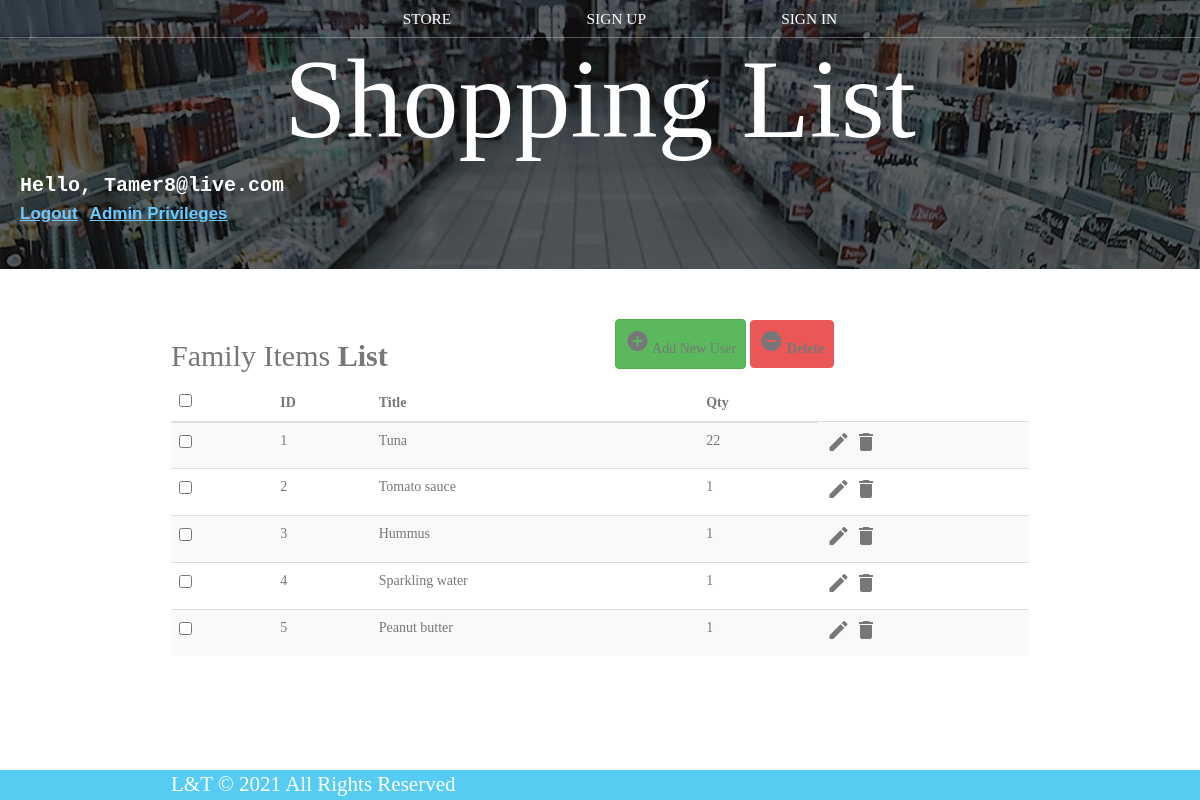
The page /family_items_list.php (signed in) on the database its author committed.
### tables this page shows
CREATE TABLE `family_list` (
  `id` int(11) NOT NULL,
  `title` varchar(100) NOT NULL,
  `qty` int(10) NOT NULL
);

### family_items_list.php (the view, shortened to what this page needs)
<?php
include 'dbConnection.php';
?>
<!DOCTYPE html>
<html lang="en">
<head>
	<link rel="stylesheet" href="https://maxcdn.bootstrapcdn.com/font-awesome/4.7.0/css/font-awesome.min.css">
	<link rel="stylesheet" href="https://maxcdn.bootstrapcdn.com/bootstrap/3.3.7/css/bootstrap.min.css">
	<link rel="stylesheet" href="styles.css" />
</head>
<body>
	<header class="main-header">
		<nav class="main-nav nav">
			<ul>
				<li><a href="index.php">STORE</a></li>
				<li><a href="Sign_up.php">SIGN UP</a></li>
				<li><a href="Sign_in.php">SIGN IN</a></li>
			</ul>
		</nav>
		<h1 class="band-name band-name-large">Shopping List</h1>
		<div id="login">
			<?php
			if (isset($_SESSION['Email'])) {
				print "Hello, " . $_SESSION["Email"];
			?>
				<a href="logout.php"><br>Logout</a>
				<?php
				if (isset($_SESSION["Admin"]))
					if ($_SESSION["Admin"] == 1) {
				?>
					<a href="family-members-control.php">Admin Privileges</a>
				<?php
					} else {
				?>
					<a href="family_request_forum.php">Family Member Request</a>
				<?php
					}
				?>
			<?php
			}
			?>
	</header><br><br>
	<div class="container">
		<div class="table-wrapper">
			<div class="table-title">
				<div class="row">
					<div class="col-sm-6">
						<h2> Family Items <b>List</b></h2>
					</div>
					<div class="col-sm-6">
						<a href="#addEmployeeModal" class="btn btn-success" id="addnew" data-toggle="modal"><i class="material-icons"></i> <span>Add New User</span></a>
						<a href="JavaScript:void(0);" class="btn btn-danger" id="delete_multiple"><i class="material-icons"></i> <span>Delete</span></a>
					</div>
				</div>
			</div>
			<table class="table table-striped table-hover">
				<thead>
					<tr>
						<th>
							<span class="custom-checkbox">
								<input type="checkbox" id="selectAll">
							</span>
						</th>
						<th>ID</th>
						<th>Title</th>
						<th>Qty</th>
					</tr>
				</thead>
				<tbody>
					<?php
					$result = mysqli_query($conn, "SELECT * FROM family_list");
					$i = 1;
					while ($row = mysqli_fetch_array($result)) {
					?>
						<tr id="<?php echo $row["id"]; ?>">
							<td>
								<span class="custom-checkbox">
									<input type="checkbox" class="user_checkbox" data-user-id="<?php echo $row["id"]; ?>">
								</span>
							</td>
							<td><?php echo $i; ?></td>
							<td><?php echo $row["title"]; ?></td>
							<td><?php echo $row["qty"]; ?></td>
							<td>
								<a href="#editEmployeeModal" class="edit" data-toggle="modal">
									<i class="material-icons update" data-toggle="tooltip" data-id="<?php echo $row["id"]; ?>" data-title="<?php echo $row["title"]; ?>" data-qty="<?php echo $row["qty"]; ?>" title="Edit"></i>
								</a>
								<a href="#deleteEmployeeModal" class="delete" data-id="<?php echo $row["id"]; ?>" data-toggle="modal"><i class="material-icons" data-toggle="tooltip" title="Delete"></i></a>
							</td>
						</tr>
					<?php
						$i++;
					}
					?>
				</tbody>
			</table>
		</div>
	</div>
	<footer class="main-footer">
		<div class="container main-footer-container">
			<h4 class="band-name">L&T © 2021 All Rights Reserved</h4>
		</div>
	</footer>
</body>
</html>

### styles.css (style rules this page uses)
* { box-sizing: border-box; font-family: Raleway; color: #777; }
html, body { margin: 0; padding: 0; min-height: 100%; }
.nav ul { margin: 0; }
.nav li { display: inline; }
.nav a { display: inline-block; padding: .5em; color: white; text-decoration: none; }
.main-nav { text-align: center; font-size: 1.1em; font-weight: lighter; border-bottom: 1px solid rgba(255, 255, 255, .3) }
.main-nav li { padding: 0 5%; }
.main-header { background-color: rgba(0, 0, 0, .6); background-image: url("Images/cartbg.jpg"); background-blend-mode: multiply; background-size: cover; padding-bottom: 30px; }
.band-name { text-align: center; margin: 0; font-size: 1.5em; font-weight: normal; color: white; }
.band-name-large { font-size: 8em; }
.container { max-width: 900px; margin: 0 auto; padding: 0 1.5em; }
.main-footer { background-color: #56CCF2; color: white; padding: .25em 0; }
.main-footer-container { display: flex; align-items: center; }
.btn { text-align: center; vertical-align: middle; padding: .67em .67em; cursor: pointer; }
.btn-danger { color: white; background-color: #EB5757; border: none; border-radius: .3em; font-weight: bold; }
#login { color: white; padding: 10px 10px 10px 20px; font-size: 20px; display: block; border-radius: 5px; font-weight: bolder; font-family: 'Courier New', Courier, monospace; }
#login a { font-size: 17px; font-weight: bolder; color: rgb(108, 201, 255); text-decoration: underline; font-family:'Trebuchet MS', 'Lucida Sans Unicode', 'Lucida Grande', 'Lucida Sans', Arial, sans-serif }
input { font-size: x-large; border-color: grey; border-width: 5px; }
footer { position: fixed; left: 0; bottom: 0; width: 100%; background-color: lightgray; color: black; text-align: center; font-weight: bold; }

### rows shown on the page
family_list: title "Tuna", qty "22"
family_list: title "Tomato sauce", qty "1"
family_list: title "Hummus", qty "1"
family_list: title "Sparkling water", qty "1"
family_list: title "Peanut butter", qty "1"

### other values the page prints
$_SESSION["Email"] "Tamer8@live.com"
